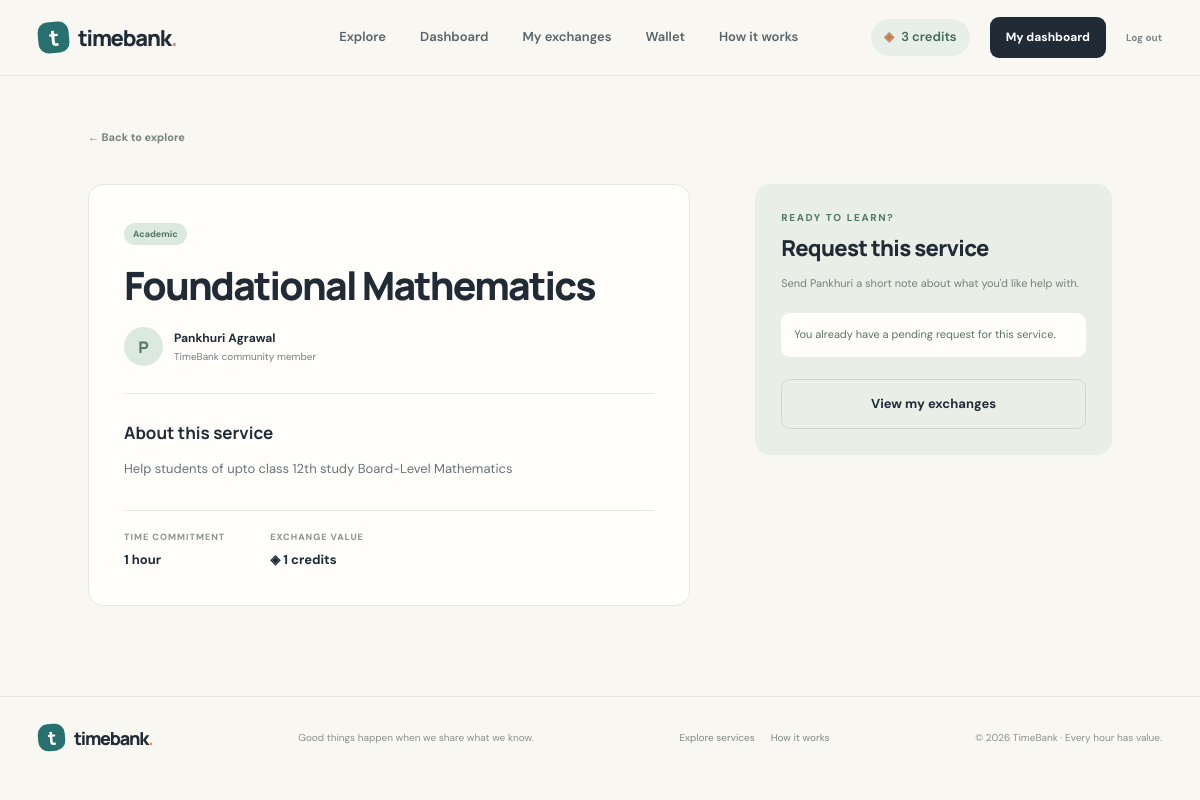
/service/1 (signed in), run on an earlier commit of the app's database.
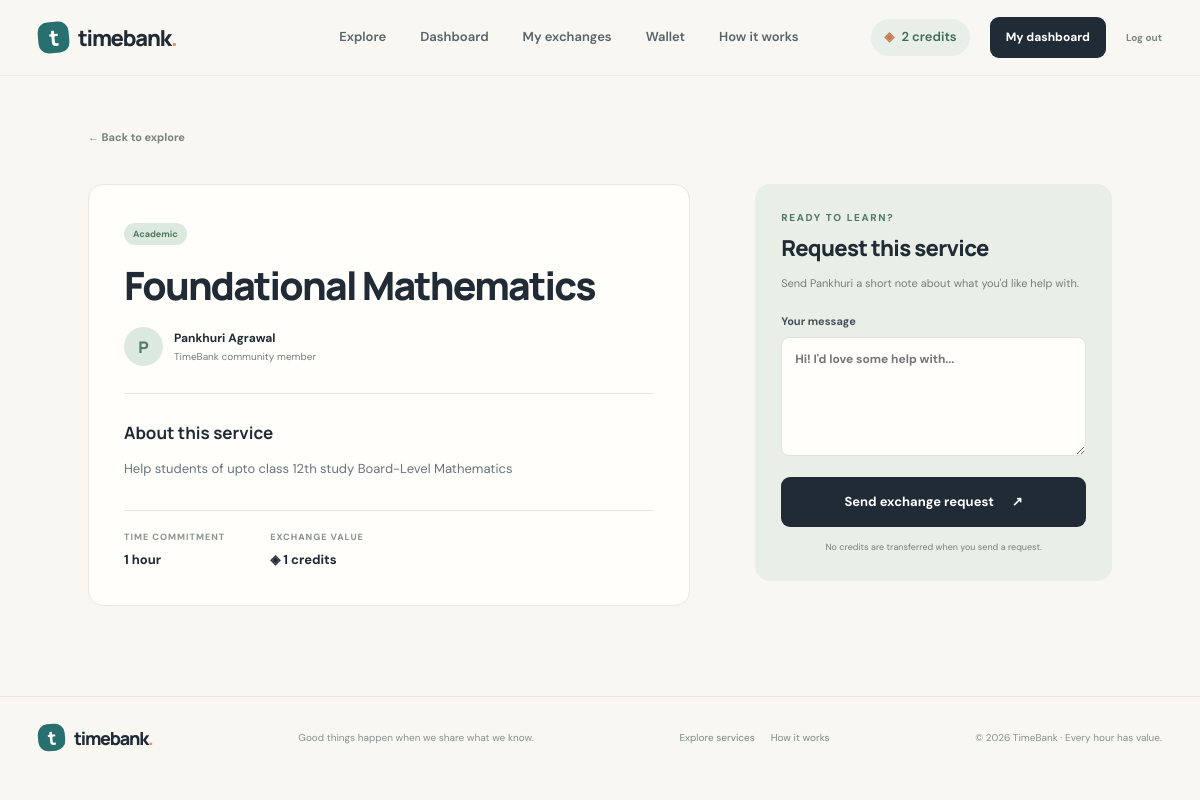
And on a later commit of the database.
### models.py (models this page shows)
class User(UserMixin, db.Model):
    id = db.Column(db.Integer, primary_key=True)
    name = db.Column(db.String(80), nullable=False)
    email = db.Column(db.String(120), unique=True, nullable=False, index=True)
    password_hash = db.Column(db.String(255), nullable=False)
    location = db.Column(db.String(120))
    bio = db.Column(db.String(300))
    credits = db.Column(db.Integer, nullable=False, default=3)
    created_at = db.Column(db.DateTime, default=datetime.utcnow)
    services = db.relationship(
        "Service", backref="owner", lazy=True, cascade="all, delete-orphan"
    )

class ExchangeRequest(db.Model):
    id = db.Column(db.Integer, primary_key=True)
    service_id = db.Column(db.Integer, db.ForeignKey("service.id"), nullable=False)
    requester_id = db.Column(db.Integer, db.ForeignKey("user.id"), nullable=False)
    provider_id = db.Column(db.Integer, db.ForeignKey("user.id"), nullable=False)
    message = db.Column(db.Text, nullable=False)
    status = db.Column(db.String(20), nullable=False, default="pending")
    requester_confirmed = db.Column(db.Boolean, nullable=False, default=False)
    provider_confirmed = db.Column(db.Boolean, nullable=False, default=False)
    created_at = db.Column(db.DateTime, default=datetime.utcnow)
    completed_at = db.Column(db.DateTime)
    service = db.relationship("Service", backref="exchange_requests")
    requester = db.relationship("User", foreign_keys=[requester_id])
    provider = db.relationship("User", foreign_keys=[provider_id])

### app.py (the view)
@app.route("/service/<int:service_id>")
def service_detail(service_id):
    service = db.get_or_404(Service, service_id)
    if not service.is_active:
        abort(404)
    existing_request = None
    if current_user.is_authenticated:
        existing_request = ExchangeRequest.query.filter(
            ExchangeRequest.service_id == service.id,
            ExchangeRequest.requester_id == current_user.id,
            ExchangeRequest.status.in_(["pending", "accepted"])
        ).first()
    return render_template(
        "service_detail.html",
        service=service,
        existing_request=existing_request
    )

### app.py (called while the page is built)
@login_manager.user_loader
def load_user(user_id):
    return db.session.get(User, int(user_id))

### templates/service_detail.html (shortened to what this page needs)
{% extends "base.html" %}
{% block content %}
<section class="detail-page">
  <a class="back-link" href="{{ url_for('explore') }}">← Back to explore</a>
  <div class="detail-layout">
    <article class="detail-main">
      <span class="category-tag">{{ service.category }}</span>
      <h1>{{ service.title }}</h1>
      <div class="detail-provider"><span class="provider-avatar">{{ service.owner.name[:1]|upper }}</span><span><b>{{ service.owner.name }}</b><small>{{ service.owner.location or 'TimeBank community member' }}</small></span></div>
      <div class="detail-divider"></div>
      <h2>About this service</h2>
      <p class="detail-description">{{ service.description }}</p>
      <div class="detail-facts"><div><span>TIME COMMITMENT</span><b>{{ service.duration_hours }} hour{% if service.duration_hours != 1 %}s{% endif %}</b></div><div><span>EXCHANGE VALUE</span><b>◈ {{ service.duration_hours }} credits</b></div></div>
    </article>
    <aside class="request-card">
      <div class="eyebrow">READY TO LEARN?</div>
      <h2>Request this service</h2>
      <p>Send {{ service.owner.name.split()[0] }} a short note about what you'd like help with.</p>
      {% if not current_user.is_authenticated %}
        <a class="button button-dark button-full" href="{{ url_for('login', next=url_for('service_detail', service_id=service.id)) }}">Log in to request</a>
        <p class="request-footnote">New to TimeBank? <a href="{{ url_for('signup') }}">Create an account</a>.</p>
      {% elif current_user.id == service.owner_id %}
        <div class="inline-notice">This is your service listing. You can manage it from your dashboard.</div>
      {% elif existing_request %}
        <div class="inline-notice">You already have a {{ existing_request.status }} request for this service.</div>
        <a class="button button-outline button-full" href="{{ url_for('exchanges') }}">View my exchanges</a>
      {% else %}
        <form method="POST" action="{{ url_for('request_service', service_id=service.id) }}" class="form-stack">
          <label>Your message<textarea name="message" rows="5" maxlength="500" placeholder="Hi! I'd love some help with..." required></textarea></label>
          <button class="button button-dark button-full" type="submit">Send exchange request <span>↗</span></button>
        </form>
        <p class="request-footnote">No credits are transferred when you send a request.</p>
      {% endif %}
    </aside>
  </div>
</section>
{% endblock %}

### templates/base.html (shortened to what this page needs)
<!DOCTYPE html>
<html lang="en">
<head>
  <link rel="stylesheet" href="{{ url_for('static', filename='css/style.css') }}">
  <link rel="stylesheet" href="{{ url_for('static', filename='css/components.css') }}">
</head>
<body>
  <header class="site-header">
    <div class="nav-wrap">
      <a class="brand" href="{{ url_for('index') }}">
        <span class="brand-mark">t</span><span>timebank<span class="brand-dot">.</span></span>
      </a>
      <nav class="main-nav" aria-label="Main navigation">
        <a href="{{ url_for('explore') }}">Explore</a>
        {% if current_user.is_authenticated %}
          <a href="{{ url_for('dashboard') }}">Dashboard</a>
          <a href="{{ url_for('exchanges') }}">My exchanges</a>
          <a href="{{ url_for('wallet') }}">Wallet</a>
        {% endif %}
        <a href="{{ url_for('index') }}#how-it-works">How it works</a>
      </nav>
      <div class="nav-actions">
        {% if current_user.is_authenticated %}
          <a class="credit-pill" href="{{ url_for('wallet') }}"><span class="coin">◈</span> {{ current_user.credits }} credits</a>
          <a class="button button-dark button-small" href="{{ url_for('dashboard') }}">My dashboard</a>
          <a class="nav-logout" href="{{ url_for('logout') }}" aria-label="Log out">Log out</a>
        {% else %}
          <a class="nav-login" href="{{ url_for('login') }}">Log in</a>
          <a class="button button-dark button-small" href="{{ url_for('signup') }}">Join TimeBank <span>↗</span></a>
        {% endif %}
      </div>
    </div>
  </header>
  <main>
    {% block content %}{% endblock %}
  </main>
  <footer class="site-footer">
    <div class="footer-inner">
      <a class="brand brand-footer" href="{{ url_for('index') }}"><span class="brand-mark">t</span><span>timebank<span class="brand-dot">.</span></span></a>
      <p>Good things happen when we share what we know.</p>
      <div class="footer-links"><a href="{{ url_for('explore') }}">Explore services</a><a href="{{ url_for('index') }}#how-it-works">How it works</a></div>
      <span>© 2026 TimeBank · Every hour has value.</span>
    </div>
  </footer>
</body>
</html>

What changed in the data, as far as the page shows it:
no longer on this page (row edited): ExchangeRequest: status "pending"
changed User (number 1 of 2 on the later page): credits "3" → "2"
Also different on the page:
text no longer shown: "You already have a request for this service. View my exchanges"
text now shown: "Your message Send exchange request ↗ No credits are transferred when you send a request."
